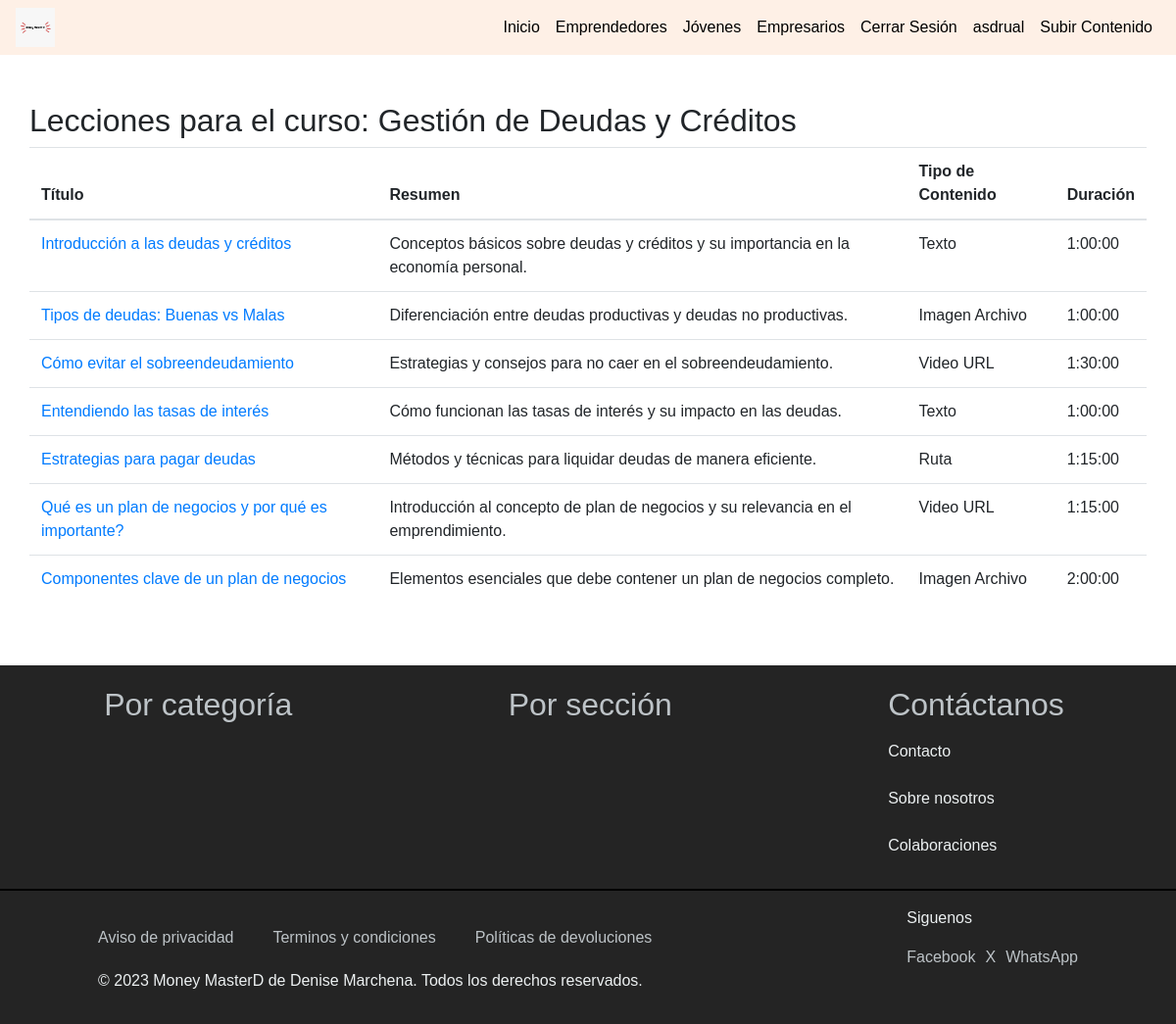
/contenido/curso/1/lecciones/ (signed in), run on the app's committed database.
### Money/models.py (models this page shows, shortened)
class Curso(models.Model):
    titulo = models.CharField(max_length=200)
    descripcion = models.TextField()
    CATEGORIAS_CHOICES = [
        ('EconomiaPersonal', 'Economía Personal'),
        ('FundamentosEmprendimiento', 'Fundamentos de Emprendimiento'),
        ('GestionFinancieraEmpresarial', 'Gestión Financiera Empresarial'),
        ('InversionesMercadosFinancieros', 'Inversiones y Mercados Financieros'),
        ('ImpuestosObligacionesLegales', 'Impuestos y Obligaciones Legales'),
        ('TecnologiaFinanzas', 'Tecnología y Finanzas'),
        ('DesarrolloHabilidadesSoft', 'Desarrollo de Habilidades Soft'),
        ('TendenciasActualidadFinanciera', 'Tendencias y Actualidad Financiera'),
    ]
    categoria = models.CharField(max_length=100, choices=CATEGORIAS_CHOICES, default='EconomiaPersonal')
    destacado = models.BooleanField(default=False)
    duracion = models.DurationField(null=True, blank=True)  # Duración total del curso
    fecha_creacion = models.DateTimeField(default=timezone.now)
    instructor = models.ForeignKey(User, on_delete=models.CASCADE, related_name='cursos_creados')
    precio = models.DecimalField(max_digits=10, decimal_places=2)
    imagen = models.ImageField(upload_to='cursos/', null=True, blank=True)
    vistas = models.PositiveIntegerField(default=0)
    lecciones_completadas = models.PositiveIntegerField(default=0)

class Leccion(models.Model):
    titulo = models.CharField(max_length=200)
    resumen = models.TextField(null=True, blank=True)  # Resumen de la lección
    duracion = models.DurationField(null=True, blank=True)  # Duración de la lección
    contenido = models.OneToOneField('Contenido', on_delete=models.CASCADE, related_name='leccion')
    curso = models.ForeignKey(Curso, on_delete=models.CASCADE, related_name='lecciones')
    orden = models.PositiveIntegerField()

class Contenido(models.Model):
    TEXTO = 'Texto'
    IMAGEN_URL = 'Imagen URL'
    IMAGEN_ARCHIVO = 'Imagen Archivo'  # Nueva opción para imagen desde archivo
    VIDEO_URL = 'Video URL'
    VIDEO_ARCHIVO = 'Video Archivo'  # Nueva opción para video desde archivo
    RUTA = 'Ruta'
    OTRO = 'Otro'
    TIPO_CONTENIDO_CHOICES = [
        (TEXTO, 'Texto'),
        (IMAGEN_URL, 'Imagen URL'),
        (IMAGEN_ARCHIVO, 'Imagen Archivo'),  # Agregamos una opción para imagen desde archivo
        (VIDEO_URL, 'Video URL'),
        (VIDEO_ARCHIVO, 'Video Archivo'),  # Agregamos una opción para video desde archivo
        (RUTA, 'Ruta'),
        (OTRO, 'Otro'),
    ]
    tipo = models.CharField(max_length=20, choices=TIPO_CONTENIDO_CHOICES, default=TEXTO)
    texto = models.TextField(blank=True, null=True)
    imagen_url = models.URLField(blank=True, null=True)
    imagen_archivo = models.ImageField(upload_to='media/galeria', blank=True, null=True)  # Campo para imágenes desde archivo
    video_url = models.URLField(blank=True, null=True)
    video_archivo = models.FileField(upload_to='media/videos', blank=True, null=True)  # Campo para videos desde archivo
    ruta = models.FileField(upload_to='media/rutas', blank=True, null=True)

### Money/views.py (the view)
# urls.py: path('contenido/curso/<int:curso_id>/lecciones/', views.lecciones_curso, name='lecciones_curso'),
@login_required
def lecciones_curso(request, curso_id):
    curso = get_object_or_404(Curso, id=curso_id)
    lecciones = Leccion.objects.filter(curso=curso)
    context = {
        'curso': curso,
        'lecciones': lecciones
    }
    return render(request, 'contenido/lecciones_curso.html', context)

### Money/templates/contenido/lecciones_curso.html
{% extends "base.html" %}
{% block content %}
<h2>Lecciones para el curso: {{ curso.titulo }}</h2>
<table class="table">
    <thead>
        <tr>
            <th>Título</th>
            <th>Resumen</th>
            <th>Tipo de Contenido</th>
            <th>Duración</th>
        </tr>
    </thead>
    <tbody>
        {% for leccion in lecciones %}
        <tr>
            <td><a href="{% url 'contenido_leccion' leccion.id %}">{{ leccion.titulo }}</a></td>
            <td>{{ leccion.resumen }}</td>
            <td>{{ leccion.contenido.tipo }}</td>
            <td>{{ leccion.duracion }}</td>
        </tr>
        {% endfor %}
    </tbody>
</table>
{% endblock %}

### Money/templates/base.html (shortened to what this page needs)
{% load static %}
<!DOCTYPE html>
<html lang="es">
<head>
    <link href="https://maxcdn.bootstrapcdn.com/bootstrap/4.5.2/css/bootstrap.min.css" rel="stylesheet">
</head>
<body>
    <nav class="navbar navbar-expand-lg">
        <a class="navbar-brand background-image" href="{% url 'index' %}"></a>
        <div class="collapse navbar-collapse" id="navbarNav">
            <ul class="navbar-nav ml-auto">
                <li class="nav-item active">
                    <a class="nav-link" href="{% url 'index' %}">Inicio</a>
                </li>
                <li class="nav-item">
                    <a class="nav-link" href="#">Emprendedores</a>
                </li>
                <li class="nav-item">
                    <a class="nav-link" href="#">Jóvenes</a>
                </li>
                <li class="nav-item">
                    <a class="nav-link" href="#">Empresarios</a>
                </li>
                {% if user.is_authenticated %}
                <li class="nav-item">
                    <a class="nav-link" href="{% url 'logout' %}">Cerrar Sesión</a>
                </li>
                <li class="nav-item">
                    <a class="nav-link" href="#">{{ user.username }}</a>
                </li>
                <li class="nav-item">
                    <a class="nav-link" href="{% url 'index_contenido' %}">Subir Contenido</a>
                </li>
                {% endif %}
            </ul>
        </div>
    </nav>
    <div class="container mt-5">
        {% block content %}{% endblock %}
    </div>
    <footer class="mt-5 py-3 text-center" style="background-color: #242424;">
        <div class="first">
            <ul class="list-inline" style="display: flex; justify-content: space-around;">
                <li class="list-inline-item"><a href="#">Por categoría</a></li>
                <li class="list-inline-item"><a href="#">Por sección</a></li>
                <div style="text-align: start;">
                    <li class="list-inline-item"><a href="#">Contáctanos</a></li>
                    <div style="display: flex; flex-direction: column; gap: 8px;margin-block-start: 12px;">
                        <p>Contacto</p>
                        <p>Sobre nosotros</p>
                        <p>Colaboraciones</p>
                    </div>
                </div>
            </ul>
        </div>
        <hr style="border: 1px solid black;">
        <div style="text-align: start; padding-inline: 100px;">
            <div style="display: flex; justify-content: space-between; align-items: center;">
                <div style="display: flex; gap: 40px;">
                    <a href="#">Aviso de privacidad</a>
                    <a href="#">Terminos y condiciones</a>
                    <a href="#">Políticas de devoluciones</a>
                </div>
                <div style="text-align: start;">
                    <p>Siguenos</p>
                    <div style="display: flex; gap: 10px;">
                        <a href="#">Facebook</a>
                        <a href="#">X</a>
                        <a href="#">WhatsApp</a>
                    </div>
                </div>
            </div>
            <p>&copy; 2023 Money MasterD de Denise Marchena. Todos los derechos reservados.</p>
        </div>
    </footer>
</body>
</html>

### Money/templates/base.html (style rules this page uses)
body { font-family: 'Arial', sans-serif; background-color: #fff; display: flex; flex-direction: column; align-items: stretch; min-height: 100vh; }
.navbar { background-color: #fef0e6; }
.navbar-brand, .nav-link { color: #000 !important; }
.container { display: flex; flex-direction: column; flex-grow: 2; background-color: #fff; padding: 0; }
footer { background-color: #000; color: #ecf0f1; }
footer a { color: #bdc3c7; text-decoration: none; }
.first a { font-size: 32px; }
.background-image { background-image: url('/media/cursos/logo/Imagen%20de%20WhatsApp%202023-09-15%20a%20las%2014.52.41.jpg'); background-size: cover; background-position: center; height: 40px; width: 40px; }

### data on the page
Curso: titulo "Gestión de Deudas y Créditos"
Leccion: titulo "Introducción a las deudas y créditos", resumen "Conceptos básicos sobre deudas y créditos y su importancia en la economía personal.", contenido.tipo "Texto", duracion "1:00:00"
Leccion: titulo "Tipos de deudas: Buenas vs Malas", resumen "Diferenciación entre deudas productivas y deudas no productivas.", contenido.tipo "Imagen Archivo", duracion "1:00:00"
Leccion: titulo "Cómo evitar el sobreendeudamiento", resumen "Estrategias y consejos para no caer en el sobreendeudamiento.", contenido.tipo "Video URL", duracion "1:30:00"
Leccion: titulo "Entendiendo las tasas de interés", resumen "Cómo funcionan las tasas de interés y su impacto en las deudas.", contenido.tipo "Texto", duracion "1:00:00"
Leccion: titulo "Estrategias para pagar deudas", resumen "Métodos y técnicas para liquidar deudas de manera eficiente.", contenido.tipo "Ruta", duracion "1:15:00"
Leccion: titulo "Qué es un plan de negocios y por qué es importante?", resumen "Introducción al concepto de plan de negocios y su relevancia en el emprendimiento.", contenido.tipo "Video URL", duracion "1:15:00"
Leccion: titulo "Componentes clave de un plan de negocios", resumen "Elementos esenciales que debe contener un plan de negocios completo.", contenido.tipo "Imagen Archivo", duracion "2:00:00"

### other printed values
{{ user.username }} "asdrual"
